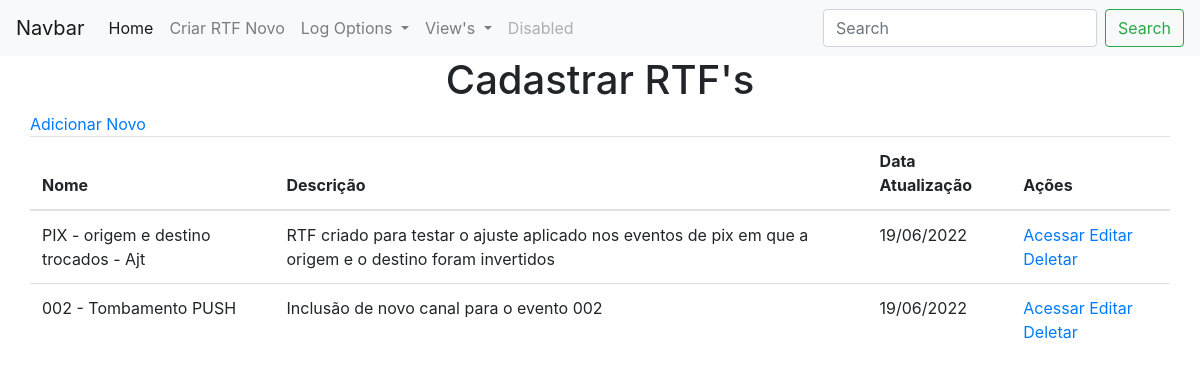
Before: /viewRTF with the older database file.
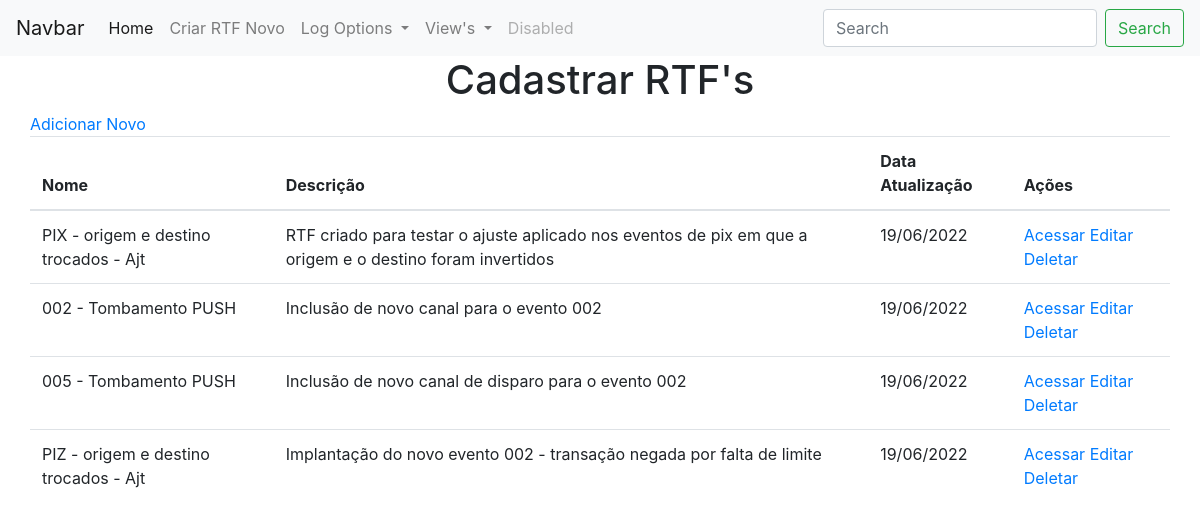
After: the same page with the newer database file.
### app.py (models this page shows, shortened)
class RTFs(db.Model):
    id = db.Column("id", db.Integer, primary_key=True, autoincrement=True)
    name = db.Column(db.String(100))
    descricao = db.Column(db.String(500))
    qtd_pages = db.Column(db.Integer)
    cenarios = db.relationship('Cenarios', backref='rtfs')
    data_criacao = db.Column(db.Date, default=datetime.utcnow().date())
    data_update = db.Column(db.Date, default=datetime.utcnow().date())
    data_criacao_formatada = db.Column(db.String(10))
    data_update_formatada = db.Column(db.String(10))

### app.py (the view)
@app.route("/viewRTF")
def viewRTF():
    rtfs = RTFs.query.all()
    return render_template("viewRTFs.html", values=rtfs)

### templates/viewRTFs.html (shortened to what this page needs)
{% extends "base.html" %}
{% block content%}
    <div class="container">
        <div class="row">
            <div class="col-xs-12">
                <a href="{{url_for('add_rtf')}}">Adicionar Novo</a>
            </div>
            <div class="col-xs-12">
                <table class="table">
                    <thead>
                        <th>Nome</th>
                        <th>Descrição</th>
                        <th>Data Atualização</th>
                        <th>Ações</th>
                    </thead>
                    <tbody>
                        {% for item in values %}
                            <tr>
                                <td>{{ item.name }}</td>
                                <td>{{ item.descricao }}</td>
                                <td>{{ item.data_update_formatada }}</td>
                                <td>
                                    <a href="{{url_for('viewCenarios', id_rtf=item.id, pagina=1)}}">Acessar</a>
                                    <a href="{{url_for('edit_rtf', id=item.id)}}">Editar</a>
                                    <a href="{{url_for('delete_rtf', id=item.id)}}">Deletar</a>
                                </td>
                            </tr>
                        {% endfor %}
                    </tbody>
                </table>
            </div>
        </div>
    </div>
{% endblock %}

### templates/base.html (shortened to what this page needs)
<!DOCTYPE html>
<html lang="pt-br">
<head>
    <link rel="stylesheet" href="https://cdn.jsdelivr.net/npm/bootstrap@4.3.1/dist/css/bootstrap.min.css"
>
</head>
    <body>
        <nav class="navbar navbar-expand-lg navbar-light bg-light">
            <a class="navbar-brand" href="#">Navbar</a>
            <div class="collapse navbar-collapse" id="navbarSupportedContent">
                <ul class="navbar-nav mr-auto">
                    <li class="nav-item active">
                        <a class="nav-link" href="{{ url_for('index') }}">Home <span class="sr-only">(current)</span></a>
                    </li>
                    <li class="nav-item">
                        <a class="nav-link" href="{{url_for('add_rtf')}}">Criar RTF Novo</a>
                    </li>
                    <li class="nav-item dropdown">
                        <a class="nav-link dropdown-toggle" href="#" id="navbarDropdownLog" role="button" data-toggle="dropdown"
                           aria-haspopup="true" aria-expanded="false">
                            Log Options
                        </a>
                    </li>
                    <li class="nav-item dropdown">
                        <a class="nav-link dropdown-toggle" href="#" id="navbarDropdownViews" role="button" data-toggle="dropdown"
                           aria-haspopup="true" aria-expanded="false">
                            View's
                        </a>
                    </li>
                    <li class="nav-item">
                        <a class="nav-link disabled" href="#" tabindex="-1" aria-disabled="true">Disabled</a>
                    </li>
                </ul>
                <form class="form-inline my-2 my-lg-0">
                    <input class="form-control mr-sm-2" type="search" placeholder="Search" aria-label="Search">
                    <button class="btn btn-outline-success my-2 my-sm-0" type="submit">Search</button>
                </form>
            </div>
        </nav>
        <div class="container-fluid">
            <h1 style="style=color:red;text-align:center;">Cadastrar RTF's</h1>
            {% block content %}{% endblock %}
        </div>
    </body>
</html>

Changed rows visible on the page:
added RTFs: name "005 - Tombamento PUSH", descricao "Inclusão de novo canal de disparo para o evento 002", data_update_formatada "19/06/2022"
added RTFs: name "PIZ - origem e destino trocados - Ajt", descricao "Implantação do novo evento 002 - transação negada por falta de limite", data_update_formatada "19/06/2022"
